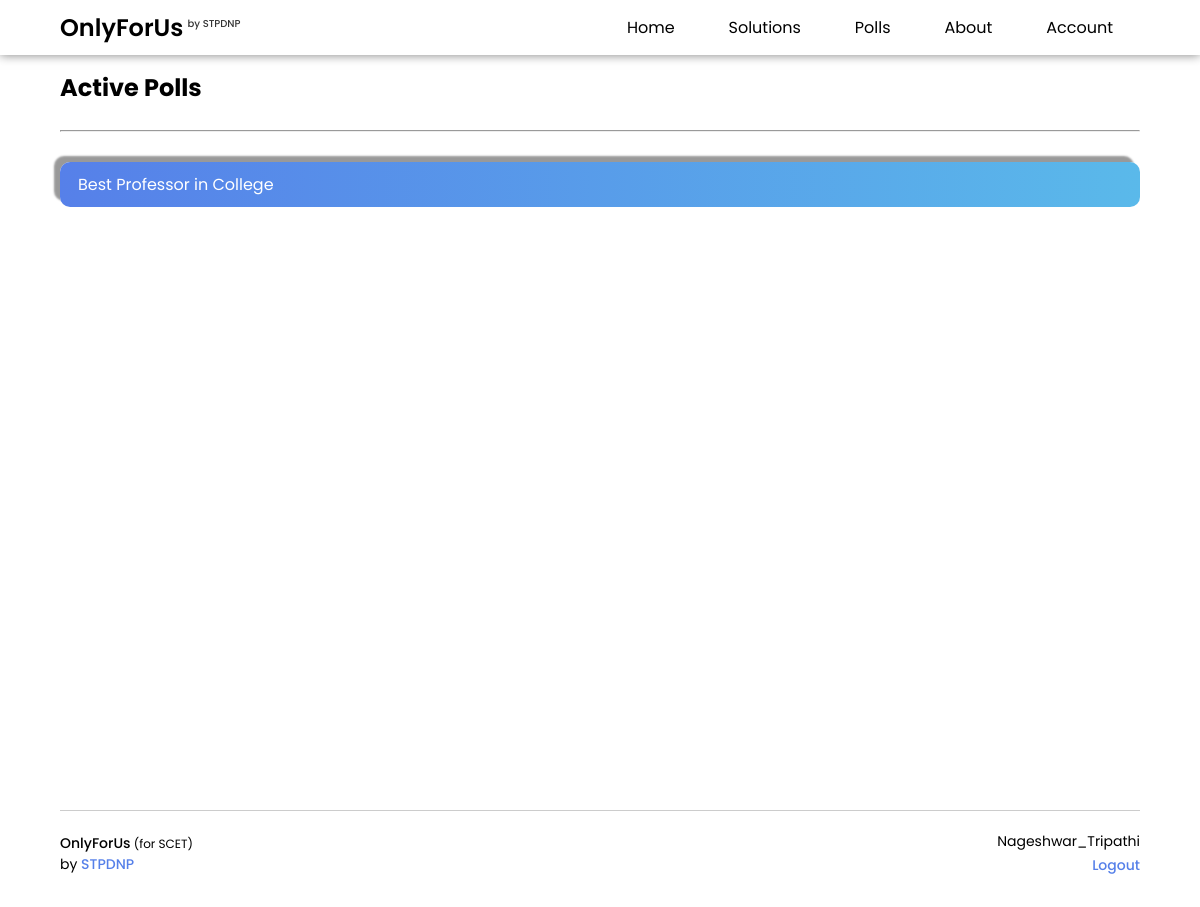
/polls/ (signed in), run on an earlier commit of the app's database.
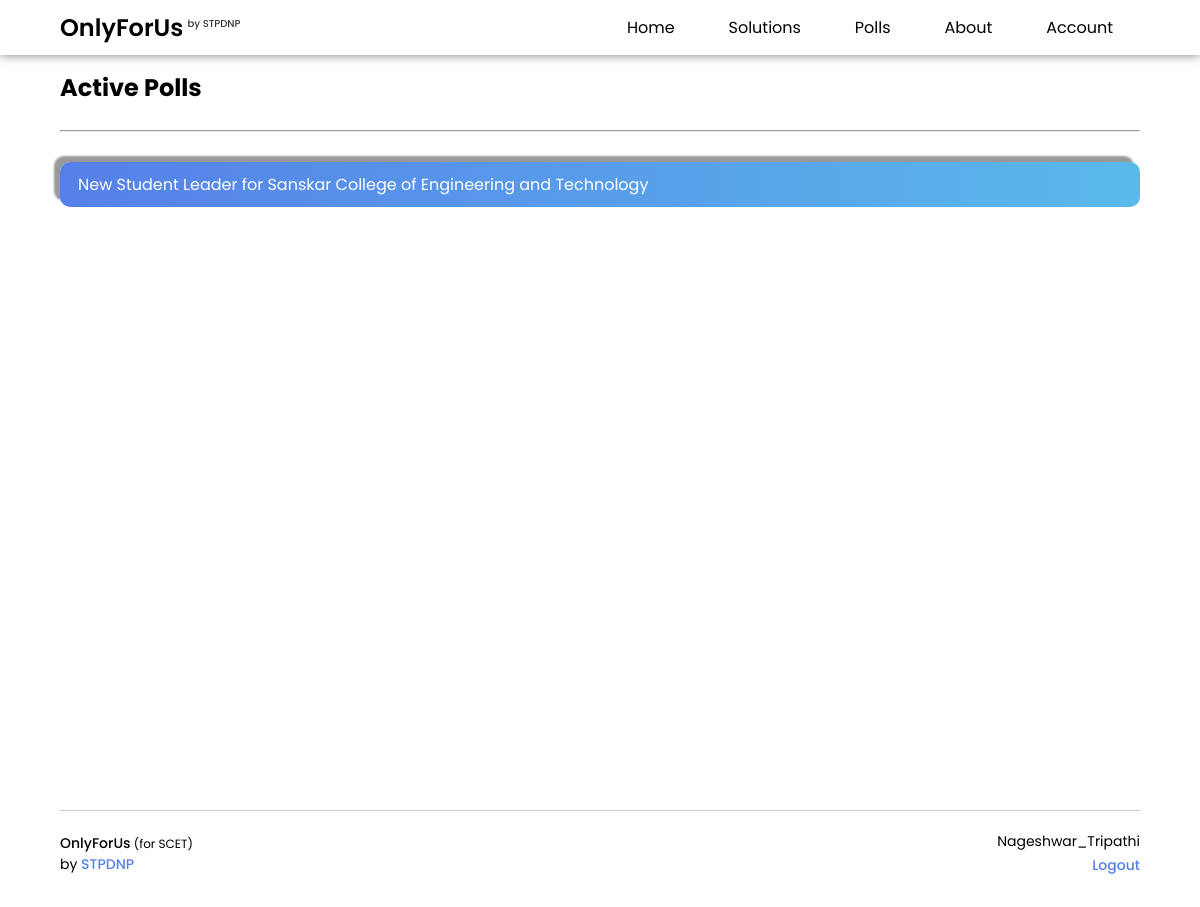
And on a later commit of the database.
### main/models.py (models this page shows, shortened)
class Polls(models.Model):
	poll_topic = models.CharField(max_length=500)
	option_1 = models.CharField(max_length=500)
	option_2 = models.CharField(max_length=500)
	option_3 = models.CharField(max_length=500, blank=True)
	option_4 = models.CharField(max_length=500, blank=True)
	submitted = models.CharField(max_length=500)
	leading_option = models.CharField(max_length=500, blank=True)
	datetime = models.DateTimeField()
	end_datetime = models.DateTimeField()
	author = models.CharField(max_length=255) # from admin data model
	active = models.BooleanField(default=True)

class Students(models.Model):
	username = models.CharField(max_length=255, unique=True)
	fullname = models.CharField(max_length=255)
	email = models.EmailField(max_length=500, unique=True)
	gender = models.CharField(max_length=10, default="Male")
	admission_no = models.CharField(max_length=20, unique=True)
	course = models.CharField(max_length=255)
	datetime = models.DateTimeField()
	password = models.CharField(max_length=255)
	course_year = models.CharField(max_length=255)
	admin = models.BooleanField(default=False)

### main/views.py (the view)
# urls.py: path('polls/', views.polls),
def polls(request):
	if request.session.has_key('username'):
		username = request.session['username']
		submitted_by_user = []
		all_submitted_polls = PollSubmitted.objects.all()
		for polls in all_submitted_polls:
			if polls.username == Students.objects.get(username=username):
				submitted_by_user.append(int(polls.poll_id))
		available_polls = []
		all_polls = Polls.objects.order_by('-datetime')
		for polls in all_polls:
			if polls.id not in submitted_by_user and polls.active:
				available_polls.append(polls)
		no_of_polls = len(available_polls)
		data = {
			'username': username,
			'all_polls': available_polls,
			'no_of_polls': no_of_polls,
		}
		return render(request, 'main/polls.html', data)
	else:
		return redirect('/login/')

### main/templates/main/polls.html (shortened to what this page needs)
{% extends 'main/base.html' %}
{% load static %}
{% block body %}
    {% include 'main/navbar.html' %}<br><br>
    <section class="container">
        <h1>Active Polls</h1>
        <br><hr>
        <div class="polls-container">
            <ul class="polls-list">
                {% for poll in all_polls %}
                <a href="/poll-voting/{{poll.id}}/{{poll.poll_topic}}/">
                <li ><a href="/poll-voting/{{poll.id}}/{{poll.poll_topic}}/" class="polls-list-item">{{poll.poll_topic}}</a></li>
                </a>
                {% endfor %}
            </ul>
        </div>
    </section>
    {% include 'main/footer.html' %}
{% endblock %}

### main/templates/main/footer.html (shortened to what this page needs)
<footer>
	<div class="foot-bar">
		<div class="left-foot-section">
			<p class="branding"><b>OnlyForUs</b> (for SCET)</p>
			<p class="promotion-bar">by <a href="http://stpdnp.atwebpages.com" target="_blank">STPDNP</a></p>
		</div>
		<div class="right-foot-section">
			<p class="current-user">{{username}}</p>
			<a href="/logout/" class="logout-btn">Logout</a>
		</div>
	</div>
</footer>

What changed in the data, as far as the page shows it:
removed Polls: poll_topic "Best Professor in College"
added Polls: poll_topic "New Student Leader for Sanskar College of Engineering and Technology"
now on this page (row edited): Students: username "Nageshwar_Tripathi"
Also different on the page:
{{ username }}: "Nageshwar_Tripathi" → (not shown)
